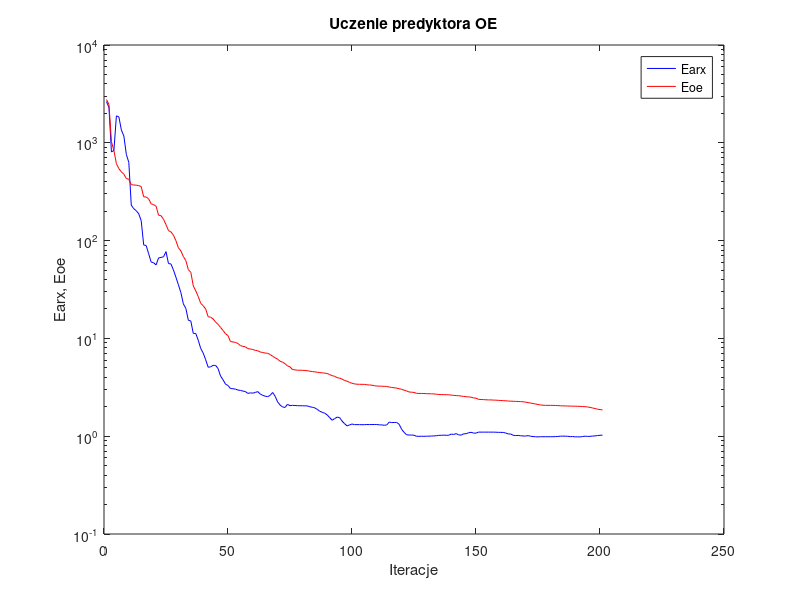
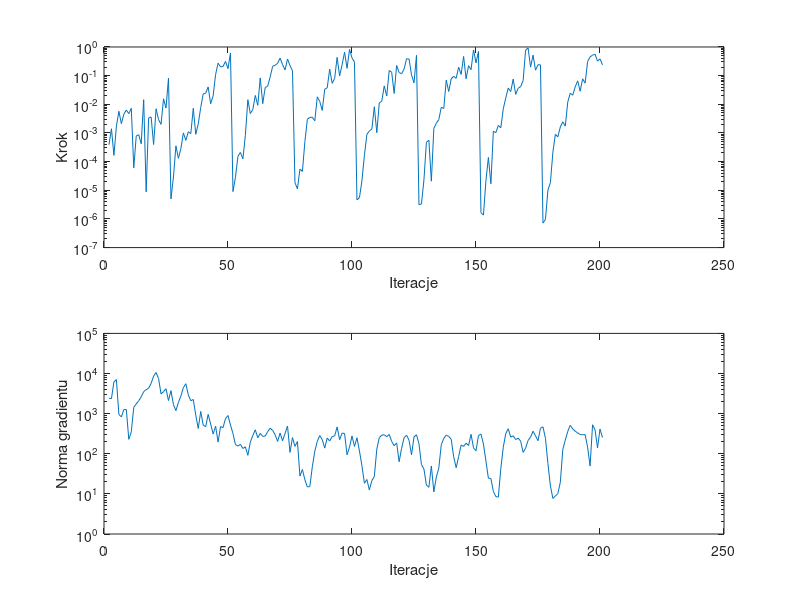

Here is the MATLAB script that generated these plots, in order:
%uczenie predyktora oe
clear all;
n=0; farx(n+1)=2.640249e+003; foe(n+1)=2.768352e+003; wspucz(n+1)=0.000000e+000; ng(n+1)=0.000000e+000;
%odnowa zmiennej metryki
n=1; farx(n+1)=2.290291e+003; foe(n+1)=2.464971e+003; krok(n+1)=3.885492e-004; ng(n+1)=2.428970e+003;
n=2; farx(n+1)=8.050518e+002; foe(n+1)=1.026305e+003; krok(n+1)=1.402097e-003; ng(n+1)=2.359392e+003;
n=3; farx(n+1)=8.362370e+002; foe(n+1)=8.324515e+002; krok(n+1)=1.650936e-004; ng(n+1)=6.201804e+003;
n=4; farx(n+1)=1.887195e+003; foe(n+1)=6.121415e+002; krok(n+1)=1.726346e-003; ng(n+1)=7.024566e+003;
n=5; farx(n+1)=1.838214e+003; foe(n+1)=5.440552e+002; krok(n+1)=5.711090e-003; ng(n+1)=9.576193e+002;
n=6; farx(n+1)=1.354103e+003; foe(n+1)=5.049720e+002; krok(n+1)=2.104259e-003; ng(n+1)=8.271337e+002;
n=7; farx(n+1)=1.173389e+003; foe(n+1)=4.775633e+002; krok(n+1)=4.509565e-003; ng(n+1)=1.261252e+003;
n=8; farx(n+1)=7.626268e+002; foe(n+1)=4.315818e+002; krok(n+1)=6.303106e-003; ng(n+1)=1.266762e+003;
n=9; farx(n+1)=6.303245e+002; foe(n+1)=4.235938e+002; krok(n+1)=4.704763e-003; ng(n+1)=2.288744e+002;
n=10; farx(n+1)=2.302351e+002; foe(n+1)=3.727358e+002; krok(n+1)=7.251821e-003; ng(n+1)=3.522558e+002;
n=11; farx(n+1)=2.120224e+002; foe(n+1)=3.704621e+002; krok(n+1)=6.076370e-005; ng(n+1)=1.435180e+003;
n=12; farx(n+1)=2.020223e+002; foe(n+1)=3.688789e+002; krok(n+1)=7.819157e-004; ng(n+1)=1.742326e+003;
n=13; farx(n+1)=1.880166e+002; foe(n+1)=3.652821e+002; krok(n+1)=8.684522e-004; ng(n+1)=2.092546e+003;
n=14; farx(n+1)=1.598670e+002; foe(n+1)=3.565124e+002; krok(n+1)=4.199256e-004; ng(n+1)=2.620789e+003;
n=15; farx(n+1)=9.035933e+001; foe(n+1)=2.801033e+002; krok(n+1)=1.448480e-002; ng(n+1)=3.532295e+003;
n=16; farx(n+1)=8.896811e+001; foe(n+1)=2.794083e+002; krok(n+1)=8.869972e-006; ng(n+1)=3.949700e+003;
n=17; farx(n+1)=7.350766e+001; foe(n+1)=2.671914e+002; krok(n+1)=3.334617e-003; ng(n+1)=4.306847e+003;
n=18; farx(n+1)=6.043938e+001; foe(n+1)=2.378055e+002; krok(n+1)=3.625910e-003; ng(n+1)=5.686088e+003;
n=19; farx(n+1)=5.937142e+001; foe(n+1)=2.333056e+002; krok(n+1)=3.946779e-004; ng(n+1)=8.611885e+003;
n=20; farx(n+1)=5.641284e+001; foe(n+1)=2.247814e+002; krok(n+1)=6.970444e-003; ng(n+1)=1.057124e+004;
n=21; farx(n+1)=6.650888e+001; foe(n+1)=1.820036e+002; krok(n+1)=2.926191e-003; ng(n+1)=7.497318e+003;
n=22; farx(n+1)=6.732067e+001; foe(n+1)=1.795969e+002; krok(n+1)=1.995002e-003; ng(n+1)=3.107105e+003;
n=23; farx(n+1)=6.829842e+001; foe(n+1)=1.652088e+002; krok(n+1)=1.554412e-002; ng(n+1)=3.535259e+003;
n=24; farx(n+1)=7.711151e+001; foe(n+1)=1.455865e+002; krok(n+1)=7.414478e-003; ng(n+1)=4.181305e+003;
n=25; farx(n+1)=5.823940e+001; foe(n+1)=1.267301e+002; krok(n+1)=8.100548e-002; ng(n+1)=2.120314e+003;
%odnowa zmiennej metryki
n=26; farx(n+1)=5.771108e+001; foe(n+1)=1.226228e+002; krok(n+1)=5.013524e-006; ng(n+1)=3.740805e+003;
n=27; farx(n+1)=5.012510e+001; foe(n+1)=1.136294e+002; krok(n+1)=2.897758e-005; ng(n+1)=1.674664e+003;
n=28; farx(n+1)=4.220143e+001; foe(n+1)=9.979882e+001; krok(n+1)=3.550621e-004; ng(n+1)=1.190132e+003;
n=29; farx(n+1)=3.536639e+001; foe(n+1)=8.448310e+001; krok(n+1)=1.304575e-004; ng(n+1)=1.904282e+003;
n=30; farx(n+1)=2.941739e+001; foe(n+1)=7.845632e+001; krok(n+1)=2.852628e-004; ng(n+1)=2.754186e+003;
n=31; farx(n+1)=2.253672e+001; foe(n+1)=6.860178e+001; krok(n+1)=1.003628e-003; ng(n+1)=4.439844e+003;
n=32; farx(n+1)=2.029044e+001; foe(n+1)=6.254903e+001; krok(n+1)=5.534736e-004; ng(n+1)=5.568546e+003;
n=33; farx(n+1)=1.533727e+001; foe(n+1)=5.046963e+001; krok(n+1)=1.100811e-003; ng(n+1)=2.932671e+003;
n=34; farx(n+1)=1.507504e+001; foe(n+1)=4.750535e+001; krok(n+1)=9.499141e-004; ng(n+1)=2.090787e+003;
n=35; farx(n+1)=1.125279e+001; foe(n+1)=3.440394e+001; krok(n+1)=7.251821e-003; ng(n+1)=2.257714e+003;
n=36; farx(n+1)=1.122900e+001; foe(n+1)=3.063215e+001; krok(n+1)=8.965333e-004; ng(n+1)=9.172596e+002;
n=37; farx(n+1)=9.577144e+000; foe(n+1)=2.677367e+001; krok(n+1)=2.075244e-003; ng(n+1)=4.280571e+002;
n=38; farx(n+1)=7.882281e+000; foe(n+1)=2.282309e+001; krok(n+1)=7.739087e-003; ng(n+1)=1.132903e+003;
n=39; farx(n+1)=7.076972e+000; foe(n+1)=2.154999e+001; krok(n+1)=2.307159e-002; ng(n+1)=5.172687e+002;
n=40; farx(n+1)=6.044089e+000; foe(n+1)=1.998109e+001; krok(n+1)=2.428721e-002; ng(n+1)=4.718826e+002;
n=41; farx(n+1)=5.070996e+000; foe(n+1)=1.666090e+001; krok(n+1)=4.050274e-002; ng(n+1)=9.589406e+002;
n=42; farx(n+1)=5.119418e+000; foe(n+1)=1.646049e+001; krok(n+1)=1.046652e-002; ng(n+1)=5.539311e+002;
n=43; farx(n+1)=5.305486e+000; foe(n+1)=1.581529e+001; krok(n+1)=1.964862e-002; ng(n+1)=3.102472e+002;
n=44; farx(n+1)=5.292445e+000; foe(n+1)=1.468132e+001; krok(n+1)=1.100035e-001; ng(n+1)=4.856412e+002;
n=45; farx(n+1)=4.911426e+000; foe(n+1)=1.391657e+001; krok(n+1)=2.725288e-001; ng(n+1)=1.967617e+002;
n=46; farx(n+1)=4.119246e+000; foe(n+1)=1.295221e+001; krok(n+1)=2.031949e-001; ng(n+1)=4.771267e+002;
n=47; farx(n+1)=3.778834e+000; foe(n+1)=1.205074e+001; krok(n+1)=2.093785e-001; ng(n+1)=4.485310e+002;
n=48; farx(n+1)=3.400381e+000; foe(n+1)=1.116722e+001; krok(n+1)=3.134036e-001; ng(n+1)=7.573096e+002;
n=49; farx(n+1)=3.300181e+000; foe(n+1)=1.067443e+001; krok(n+1)=1.755320e-001; ng(n+1)=8.977326e+002;
n=50; farx(n+1)=3.071329e+000; foe(n+1)=9.284284e+000; krok(n+1)=6.211061e-001; ng(n+1)=5.201853e+002;
%odnowa zmiennej metryki
n=51; farx(n+1)=3.058177e+000; foe(n+1)=9.200152e+000; krok(n+1)=9.006227e-006; ng(n+1)=3.202272e+002;
n=52; farx(n+1)=3.029539e+000; foe(n+1)=9.103156e+000; krok(n+1)=2.829063e-005; ng(n+1)=1.697272e+002;
n=53; farx(n+1)=2.963743e+000; foe(n+1)=8.865127e+000; krok(n+1)=1.527851e-004; ng(n+1)=1.551728e+002;
n=54; farx(n+1)=2.940425e+000; foe(n+1)=8.444629e+000; krok(n+1)=2.099628e-004; ng(n+1)=1.731308e+002;
n=55; farx(n+1)=2.893141e+000; foe(n+1)=8.283063e+000; krok(n+1)=1.248978e-004; ng(n+1)=1.351348e+002;
n=56; farx(n+1)=2.862887e+000; foe(n+1)=8.211087e+000; krok(n+1)=8.156322e-004; ng(n+1)=1.493716e+002;
n=57; farx(n+1)=2.738911e+000; foe(n+1)=7.874392e+000; krok(n+1)=1.448480e-002; ng(n+1)=9.142309e+001;
n=58; farx(n+1)=2.775401e+000; foe(n+1)=7.788597e+000; krok(n+1)=4.733030e-003; ng(n+1)=1.948172e+002;
n=59; farx(n+1)=2.754437e+000; foe(n+1)=7.701494e+000; krok(n+1)=6.543079e-003; ng(n+1)=2.859225e+002;
n=60; farx(n+1)=2.802856e+000; foe(n+1)=7.543883e+000; krok(n+1)=2.038266e-002; ng(n+1)=3.954346e+002;
n=61; farx(n+1)=2.857505e+000; foe(n+1)=7.476186e+000; krok(n+1)=9.231023e-003; ng(n+1)=2.505662e+002;
n=62; farx(n+1)=2.701195e+000; foe(n+1)=7.261172e+000; krok(n+1)=8.343244e-002; ng(n+1)=3.218655e+002;
n=63; farx(n+1)=2.617526e+000; foe(n+1)=7.171846e+000; krok(n+1)=1.054546e-002; ng(n+1)=2.708317e+002;
n=64; farx(n+1)=2.564225e+000; foe(n+1)=7.082708e+000; krok(n+1)=3.854743e-002; ng(n+1)=2.768992e+002;
n=65; farx(n+1)=2.534222e+000; foe(n+1)=7.045132e+000; krok(n+1)=4.294671e-002; ng(n+1)=3.560265e+002;
n=66; farx(n+1)=2.618420e+000; foe(n+1)=6.831349e+000; krok(n+1)=8.973318e-002; ng(n+1)=4.336621e+002;
n=67; farx(n+1)=2.799286e+000; foe(n+1)=6.573998e+000; krok(n+1)=2.114442e-001; ng(n+1)=3.802743e+002;
n=68; farx(n+1)=2.561835e+000; foe(n+1)=6.331073e+000; krok(n+1)=2.301315e-001; ng(n+1)=2.993449e+002;
n=69; farx(n+1)=2.244467e+000; foe(n+1)=6.137695e+000; krok(n+1)=2.693452e-001; ng(n+1)=2.028699e+002;
n=70; farx(n+1)=2.081765e+000; foe(n+1)=5.840897e+000; krok(n+1)=4.079802e-001; ng(n+1)=3.286428e+002;
n=71; farx(n+1)=1.990870e+000; foe(n+1)=5.718827e+000; krok(n+1)=2.409855e-001; ng(n+1)=2.103114e+002;
n=72; farx(n+1)=1.969039e+000; foe(n+1)=5.512590e+000; krok(n+1)=1.582207e-001; ng(n+1)=3.207501e+002;
n=73; farx(n+1)=2.118580e+000; foe(n+1)=5.230102e+000; krok(n+1)=3.819012e-001; ng(n+1)=4.915005e+002;
n=74; farx(n+1)=2.051391e+000; foe(n+1)=5.120882e+000; krok(n+1)=2.230542e-001; ng(n+1)=1.082804e+002;
n=75; farx(n+1)=2.068265e+000; foe(n+1)=4.803211e+000; krok(n+1)=1.495694e-001; ng(n+1)=2.530579e+002;
%odnowa zmiennej metryki
n=76; farx(n+1)=2.060677e+000; foe(n+1)=4.768384e+000; krok(n+1)=1.845197e-005; ng(n+1)=1.532844e+002;
n=77; farx(n+1)=2.051215e+000; foe(n+1)=4.728671e+000; krok(n+1)=1.113124e-005; ng(n+1)=2.021411e+002;
n=78; farx(n+1)=2.049753e+000; foe(n+1)=4.726348e+000; krok(n+1)=5.474897e-005; ng(n+1)=2.781793e+001;
n=79; farx(n+1)=2.047625e+000; foe(n+1)=4.720752e+000; krok(n+1)=4.554340e-005; ng(n+1)=4.060870e+001;
n=80; farx(n+1)=2.043739e+000; foe(n+1)=4.697010e+000; krok(n+1)=4.988661e-004; ng(n+1)=2.243822e+001;
n=81; farx(n+1)=2.040874e+000; foe(n+1)=4.672622e+000; krok(n+1)=2.999882e-003; ng(n+1)=1.487752e+001;
n=82; farx(n+1)=2.002093e+000; foe(n+1)=4.615832e+000; krok(n+1)=3.485603e-003; ng(n+1)=1.525841e+001;
n=83; farx(n+1)=1.976823e+000; foe(n+1)=4.583278e+000; krok(n+1)=3.544455e-003; ng(n+1)=4.741310e+001;
n=84; farx(n+1)=1.947033e+000; foe(n+1)=4.549082e+000; krok(n+1)=2.660052e-003; ng(n+1)=1.158221e+002;
n=85; farx(n+1)=1.880912e+000; foe(n+1)=4.510869e+000; krok(n+1)=1.818608e-002; ng(n+1)=2.046992e+002;
n=86; farx(n+1)=1.798433e+000; foe(n+1)=4.462788e+000; krok(n+1)=1.257761e-002; ng(n+1)=2.845267e+002;
n=87; farx(n+1)=1.755945e+000; foe(n+1)=4.446838e+000; krok(n+1)=6.099924e-003; ng(n+1)=2.253373e+002;
n=88; farx(n+1)=1.717810e+000; foe(n+1)=4.412177e+000; krok(n+1)=3.370660e-002; ng(n+1)=1.380870e+002;
n=89; farx(n+1)=1.650981e+000; foe(n+1)=4.377361e+000; krok(n+1)=3.739234e-002; ng(n+1)=2.462327e+002;
n=90; farx(n+1)=1.549051e+000; foe(n+1)=4.262252e+000; krok(n+1)=1.687274e-001; ng(n+1)=2.073954e+002;
n=91; farx(n+1)=1.455087e+000; foe(n+1)=4.162584e+000; krok(n+1)=5.398698e-002; ng(n+1)=2.690353e+002;
n=92; farx(n+1)=1.514847e+000; foe(n+1)=4.096298e+000; krok(n+1)=8.035594e-002; ng(n+1)=2.770884e+002;
n=93; farx(n+1)=1.566615e+000; foe(n+1)=3.973130e+000; krok(n+1)=4.339732e-001; ng(n+1)=4.656942e+002;
n=94; farx(n+1)=1.550284e+000; foe(n+1)=3.922104e+000; krok(n+1)=9.809225e-002; ng(n+1)=2.243067e+002;
n=95; farx(n+1)=1.427618e+000; foe(n+1)=3.835772e+000; krok(n+1)=2.405442e-001; ng(n+1)=3.267430e+002;
n=96; farx(n+1)=1.344212e+000; foe(n+1)=3.715949e+000; krok(n+1)=6.553300e-001; ng(n+1)=3.213145e+002;
n=97; farx(n+1)=1.274915e+000; foe(n+1)=3.653461e+000; krok(n+1)=1.800875e-001; ng(n+1)=9.440181e+001;
n=98; farx(n+1)=1.304162e+000; foe(n+1)=3.549880e+000; krok(n+1)=8.256204e-001; ng(n+1)=1.463174e+002;
n=99; farx(n+1)=1.333056e+000; foe(n+1)=3.480554e+000; krok(n+1)=4.164005e-001; ng(n+1)=2.775772e+002;
n=100; farx(n+1)=1.313284e+000; foe(n+1)=3.427289e+000; krok(n+1)=2.944474e-001; ng(n+1)=1.523951e+002;
%odnowa zmiennej metryki
n=101; farx(n+1)=1.313790e+000; foe(n+1)=3.399731e+000; krok(n+1)=4.612993e-006; ng(n+1)=2.496489e+002;
n=102; farx(n+1)=1.313102e+000; foe(n+1)=3.394247e+000; krok(n+1)=5.530601e-006; ng(n+1)=1.175700e+002;
n=103; farx(n+1)=1.311392e+000; foe(n+1)=3.390530e+000; krok(n+1)=2.132008e-005; ng(n+1)=5.059036e+001;
n=104; farx(n+1)=1.312295e+000; foe(n+1)=3.387932e+000; krok(n+1)=1.670732e-004; ng(n+1)=1.840409e+001;
n=105; farx(n+1)=1.316847e+000; foe(n+1)=3.355323e+000; krok(n+1)=8.898758e-004; ng(n+1)=2.283936e+001;
n=106; farx(n+1)=1.315210e+000; foe(n+1)=3.341291e+000; krok(n+1)=1.173246e-003; ng(n+1)=1.252625e+001;
n=107; farx(n+1)=1.317694e+000; foe(n+1)=3.326390e+000; krok(n+1)=1.369522e-003; ng(n+1)=2.136828e+001;
n=108; farx(n+1)=1.317177e+000; foe(n+1)=3.282818e+000; krok(n+1)=8.204311e-003; ng(n+1)=2.714560e+001;
n=109; farx(n+1)=1.318106e+000; foe(n+1)=3.260497e+000; krok(n+1)=1.022616e-003; ng(n+1)=1.303615e+002;
n=110; farx(n+1)=1.305681e+000; foe(n+1)=3.248527e+000; krok(n+1)=1.125547e-002; ng(n+1)=2.525663e+002;
n=111; farx(n+1)=1.305441e+000; foe(n+1)=3.245210e+000; krok(n+1)=1.275465e-002; ng(n+1)=2.907306e+002;
n=112; farx(n+1)=1.294063e+000; foe(n+1)=3.234541e+000; krok(n+1)=4.382471e-002; ng(n+1)=2.975486e+002;
n=113; farx(n+1)=1.302243e+000; foe(n+1)=3.223535e+000; krok(n+1)=1.939776e-002; ng(n+1)=2.672583e+002;
n=114; farx(n+1)=1.394292e+000; foe(n+1)=3.183552e+000; krok(n+1)=1.512759e-001; ng(n+1)=3.024319e+002;
n=115; farx(n+1)=1.377998e+000; foe(n+1)=3.147871e+000; krok(n+1)=1.310933e-001; ng(n+1)=2.028225e+002;
n=116; farx(n+1)=1.380714e+000; foe(n+1)=3.131975e+000; krok(n+1)=2.398987e-002; ng(n+1)=1.588944e+002;
n=117; farx(n+1)=1.383340e+000; foe(n+1)=3.100912e+000; krok(n+1)=2.268451e-001; ng(n+1)=1.864458e+002;
n=118; farx(n+1)=1.325866e+000; foe(n+1)=3.059072e+000; krok(n+1)=1.277097e-001; ng(n+1)=6.339466e+001;
n=119; farx(n+1)=1.178777e+000; foe(n+1)=3.021017e+000; krok(n+1)=1.170340e-001; ng(n+1)=1.369492e+002;
n=120; farx(n+1)=1.094342e+000; foe(n+1)=2.956759e+000; krok(n+1)=1.687274e-001; ng(n+1)=2.511905e+002;
n=121; farx(n+1)=1.034875e+000; foe(n+1)=2.901640e+000; krok(n+1)=3.886554e-001; ng(n+1)=2.910244e+002;
n=122; farx(n+1)=1.026985e+000; foe(n+1)=2.832729e+000; krok(n+1)=3.805404e-001; ng(n+1)=2.170408e+002;
n=123; farx(n+1)=1.028777e+000; foe(n+1)=2.817786e+000; krok(n+1)=1.067078e-001; ng(n+1)=9.441768e+001;
n=124; farx(n+1)=1.023261e+000; foe(n+1)=2.803760e+000; krok(n+1)=5.598693e-002; ng(n+1)=2.626593e+002;
n=125; farx(n+1)=9.980122e-001; foe(n+1)=2.744102e+000; krok(n+1)=5.115815e-001; ng(n+1)=2.977820e+002;
%odnowa zmiennej metryki
n=126; farx(n+1)=9.978289e-001; foe(n+1)=2.736715e+000; krok(n+1)=3.132028e-006; ng(n+1)=1.778167e+002;
n=127; farx(n+1)=9.979592e-001; foe(n+1)=2.736010e+000; krok(n+1)=3.357967e-006; ng(n+1)=5.362988e+001;
n=128; farx(n+1)=9.981754e-001; foe(n+1)=2.733064e+000; krok(n+1)=2.277170e-005; ng(n+1)=4.171490e+001;
n=129; farx(n+1)=9.996608e-001; foe(n+1)=2.723110e+000; krok(n+1)=4.755968e-004; ng(n+1)=1.662108e+001;
n=130; farx(n+1)=1.001340e+000; foe(n+1)=2.716746e+000; krok(n+1)=5.547107e-004; ng(n+1)=1.456752e+001;
n=131; farx(n+1)=1.003471e+000; foe(n+1)=2.712878e+000; krok(n+1)=2.078166e-005; ng(n+1)=4.967252e+001;
n=132; farx(n+1)=1.006938e+000; foe(n+1)=2.704405e+000; krok(n+1)=1.442683e-003; ng(n+1)=1.118535e+001;
n=133; farx(n+1)=1.011066e+000; foe(n+1)=2.690915e+000; krok(n+1)=2.186130e-003; ng(n+1)=2.628184e+001;
n=134; farx(n+1)=1.020580e+000; foe(n+1)=2.670615e+000; krok(n+1)=2.914778e-003; ng(n+1)=4.381710e+001;
n=135; farx(n+1)=1.021354e+000; foe(n+1)=2.664757e+000; krok(n+1)=7.874995e-003; ng(n+1)=1.685729e+002;
n=136; farx(n+1)=1.025354e+000; foe(n+1)=2.661536e+000; krok(n+1)=7.162643e-003; ng(n+1)=2.407070e+002;
n=137; farx(n+1)=1.022011e+000; foe(n+1)=2.655321e+000; krok(n+1)=6.954057e-002; ng(n+1)=2.925920e+002;
n=138; farx(n+1)=1.022798e+000; foe(n+1)=2.652844e+000; krok(n+1)=2.799347e-002; ng(n+1)=2.696085e+002;
n=139; farx(n+1)=1.051325e+000; foe(n+1)=2.629986e+000; krok(n+1)=7.729026e-002; ng(n+1)=2.314829e+002;
n=140; farx(n+1)=1.042446e+000; foe(n+1)=2.614655e+000; krok(n+1)=9.464413e-002; ng(n+1)=8.395964e+001;
n=141; farx(n+1)=1.062845e+000; foe(n+1)=2.602077e+000; krok(n+1)=8.061847e-002; ng(n+1)=4.488940e+001;
n=142; farx(n+1)=1.031770e+000; foe(n+1)=2.594604e+000; krok(n+1)=1.981558e-001; ng(n+1)=8.495227e+001;
n=143; farx(n+1)=1.024823e+000; foe(n+1)=2.576249e+000; krok(n+1)=1.102898e-001; ng(n+1)=1.648953e+002;
n=144; farx(n+1)=1.058777e+000; foe(n+1)=2.548339e+000; krok(n+1)=4.686024e-001; ng(n+1)=1.526527e+002;
n=145; farx(n+1)=1.059541e+000; foe(n+1)=2.535402e+000; krok(n+1)=7.753372e-002; ng(n+1)=1.829368e+002;
n=146; farx(n+1)=1.084514e+000; foe(n+1)=2.522708e+000; krok(n+1)=2.226006e-001; ng(n+1)=1.604267e+002;
n=147; farx(n+1)=1.095938e+000; foe(n+1)=2.507733e+000; krok(n+1)=1.611570e-001; ng(n+1)=3.049836e+002;
n=148; farx(n+1)=1.077006e+000; foe(n+1)=2.464449e+000; krok(n+1)=7.926233e-001; ng(n+1)=1.404646e+002;
n=149; farx(n+1)=1.074314e+000; foe(n+1)=2.446108e+000; krok(n+1)=2.798246e-001; ng(n+1)=1.183374e+002;
n=150; farx(n+1)=1.101405e+000; foe(n+1)=2.383398e+000; krok(n+1)=6.954939e-001; ng(n+1)=2.841808e+002;
%odnowa zmiennej metryki
n=151; farx(n+1)=1.100917e+000; foe(n+1)=2.371424e+000; krok(n+1)=1.640200e-006; ng(n+1)=3.107576e+002;
n=152; farx(n+1)=1.100588e+000; foe(n+1)=2.367576e+000; krok(n+1)=1.364256e-006; ng(n+1)=1.751450e+002;
n=153; farx(n+1)=1.100850e+000; foe(n+1)=2.356611e+000; krok(n+1)=2.167257e-005; ng(n+1)=6.595661e+001;
n=154; farx(n+1)=1.100477e+000; foe(n+1)=2.350051e+000; krok(n+1)=1.398154e-004; ng(n+1)=2.451598e+001;
n=155; farx(n+1)=1.100806e+000; foe(n+1)=2.349394e+000; krok(n+1)=1.693774e-005; ng(n+1)=2.432756e+001;
n=156; farx(n+1)=1.100369e+000; foe(n+1)=2.340412e+000; krok(n+1)=1.151653e-003; ng(n+1)=1.150485e+001;
n=157; farx(n+1)=1.098574e+000; foe(n+1)=2.335912e+000; krok(n+1)=1.025308e-003; ng(n+1)=8.554892e+000;
n=158; farx(n+1)=1.095327e+000; foe(n+1)=2.326396e+000; krok(n+1)=1.835515e-003; ng(n+1)=8.292682e+000;
n=159; farx(n+1)=1.094197e+000; foe(n+1)=2.316238e+000; krok(n+1)=1.518185e-003; ng(n+1)=4.297128e+001;
n=160; farx(n+1)=1.092377e+000; foe(n+1)=2.309872e+000; krok(n+1)=6.970444e-003; ng(n+1)=1.460556e+002;
n=161; farx(n+1)=1.077880e+000; foe(n+1)=2.301936e+000; krok(n+1)=1.672561e-002; ng(n+1)=3.182257e+002;
n=162; farx(n+1)=1.054774e+000; foe(n+1)=2.288839e+000; krok(n+1)=3.692409e-002; ng(n+1)=4.200182e+002;
n=163; farx(n+1)=1.052665e+000; foe(n+1)=2.283090e+000; krok(n+1)=2.788178e-002; ng(n+1)=2.594007e+002;
n=164; farx(n+1)=1.022097e+000; foe(n+1)=2.275479e+000; krok(n+1)=7.564602e-002; ng(n+1)=2.803317e+002;
n=165; farx(n+1)=1.013970e+000; foe(n+1)=2.269739e+000; krok(n+1)=2.223039e-002; ng(n+1)=2.257586e+002;
n=166; farx(n+1)=1.019058e+000; foe(n+1)=2.264303e+000; krok(n+1)=3.633140e-002; ng(n+1)=2.446678e+002;
n=167; farx(n+1)=1.010895e+000; foe(n+1)=2.257562e+000; krok(n+1)=4.134280e-002; ng(n+1)=2.067266e+002;
n=168; farx(n+1)=1.004991e+000; foe(n+1)=2.249670e+000; krok(n+1)=6.732646e-002; ng(n+1)=1.085439e+002;
n=169; farx(n+1)=1.003576e+000; foe(n+1)=2.231370e+000; krok(n+1)=7.771907e-001; ng(n+1)=1.377148e+002;
n=170; farx(n+1)=1.013394e+000; foe(n+1)=2.205156e+000; krok(n+1)=9.282331e-001; ng(n+1)=2.146065e+002;
n=171; farx(n+1)=9.993843e-001; foe(n+1)=2.185673e+000; krok(n+1)=1.981558e-001; ng(n+1)=2.593316e+002;
n=172; farx(n+1)=9.921957e-001; foe(n+1)=2.156240e+000; krok(n+1)=5.203615e-001; ng(n+1)=3.643822e+002;
n=173; farx(n+1)=9.874198e-001; foe(n+1)=2.137640e+000; krok(n+1)=1.553141e-001; ng(n+1)=2.790991e+002;
n=174; farx(n+1)=9.838404e-001; foe(n+1)=2.107348e+000; krok(n+1)=2.405585e-001; ng(n+1)=2.116504e+002;
n=175; farx(n+1)=9.878379e-001; foe(n+1)=2.085909e+000; krok(n+1)=2.378132e-001; ng(n+1)=4.326181e+002;
%odnowa zmiennej metryki
n=176; farx(n+1)=9.877505e-001; foe(n+1)=2.073843e+000; krok(n+1)=7.189387e-007; ng(n+1)=4.704294e+002;
n=177; farx(n+1)=9.876449e-001; foe(n+1)=2.069027e+000; krok(n+1)=9.613031e-007; ng(n+1)=2.436905e+002;
n=178; farx(n+1)=9.880687e-001; foe(n+1)=2.066667e+000; krok(n+1)=1.019428e-005; ng(n+1)=5.688314e+001;
n=179; farx(n+1)=9.880499e-001; foe(n+1)=2.066371e+000; krok(n+1)=1.852773e-005; ng(n+1)=1.582352e+001;
n=180; farx(n+1)=9.880951e-001; foe(n+1)=2.065640e+000; krok(n+1)=2.135248e-004; ng(n+1)=7.694298e+000;
n=181; farx(n+1)=9.904353e-001; foe(n+1)=2.061423e+000; krok(n+1)=8.953304e-004; ng(n+1)=8.854695e+000;
n=182; farx(n+1)=9.938018e-001; foe(n+1)=2.056911e+000; krok(n+1)=7.349266e-004; ng(n+1)=1.019701e+001;
n=183; farx(n+1)=1.000634e+000; foe(n+1)=2.046640e+000; krok(n+1)=1.621288e-003; ng(n+1)=1.947750e+001;
n=184; farx(n+1)=1.001418e+000; foe(n+1)=2.044188e+000; krok(n+1)=2.454245e-003; ng(n+1)=1.278163e+002;
n=185; farx(n+1)=1.000727e+000; foe(n+1)=2.040089e+000; krok(n+1)=1.735363e-003; ng(n+1)=2.189944e+002;
n=186; farx(n+1)=9.983591e-001; foe(n+1)=2.036297e+000; krok(n+1)=1.207035e-002; ng(n+1)=3.625905e+002;
n=187; farx(n+1)=9.898987e-001; foe(n+1)=2.030477e+000; krok(n+1)=2.440235e-002; ng(n+1)=5.109622e+002;
n=188; farx(n+1)=9.920556e-001; foe(n+1)=2.028448e+000; krok(n+1)=2.065111e-002; ng(n+1)=4.158923e+002;
n=189; farx(n+1)=9.848139e-001; foe(n+1)=2.026822e+000; krok(n+1)=4.050274e-002; ng(n+1)=3.649022e+002;
n=190; farx(n+1)=9.858985e-001; foe(n+1)=2.022997e+000; krok(n+1)=6.583798e-002; ng(n+1)=3.313698e+002;
n=191; farx(n+1)=9.839788e-001; foe(n+1)=2.018534e+000; krok(n+1)=2.867438e-002; ng(n+1)=3.019071e+002;
n=192; farx(n+1)=9.924887e-001; foe(n+1)=2.008987e+000; krok(n+1)=7.752093e-002; ng(n+1)=2.978465e+002;
n=193; farx(n+1)=1.001112e+000; foe(n+1)=2.004414e+000; krok(n+1)=5.466235e-002; ng(n+1)=2.998518e+002;
n=194; farx(n+1)=9.944911e-001; foe(n+1)=1.990533e+000; krok(n+1)=3.112246e-001; ng(n+1)=1.465658e+002;
n=195; farx(n+1)=9.973729e-001; foe(n+1)=1.970793e+000; krok(n+1)=4.500546e-001; ng(n+1)=4.960606e+001;
n=196; farx(n+1)=1.002984e+000; foe(n+1)=1.943699e+000; krok(n+1)=5.202472e-001; ng(n+1)=5.277598e+002;
n=197; farx(n+1)=1.006802e+000; foe(n+1)=1.918390e+000; krok(n+1)=5.600723e-001; ng(n+1)=3.948278e+002;
n=198; farx(n+1)=1.015459e+000; foe(n+1)=1.889395e+000; krok(n+1)=3.202323e-001; ng(n+1)=1.400864e+002;
n=199; farx(n+1)=1.021571e+000; foe(n+1)=1.871377e+000; krok(n+1)=3.867248e-001; ng(n+1)=4.126021e+002;
n=200; farx(n+1)=1.025105e+000; foe(n+1)=1.857853e+000; krok(n+1)=2.373843e-001; ng(n+1)=2.537340e+002;

figure; semilogy(farx,'b'); hold on; semilogy(foe,'r'); xlabel('Iteracje'); ylabel('Earx, Eoe'); legend('Earx','Eoe'); title('Uczenie predyktora OE');
figure; subplot(2,1,1); semilogy(krok); xlabel('Iteracje'); ylabel('Krok');
subplot(2,1,2); semilogy(ng); xlabel('Iteracje'); ylabel('Norma gradientu');
Earx=farx(n+1)
Eoe=foe(n+1)
